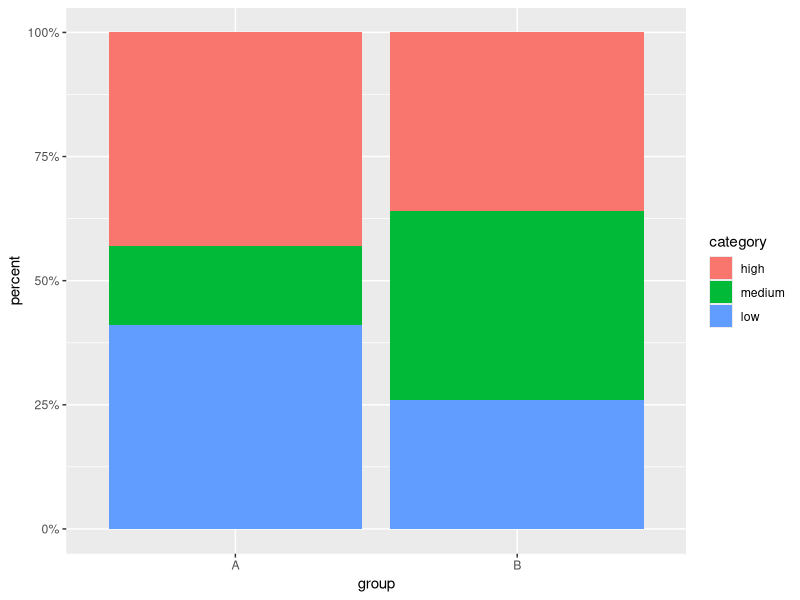
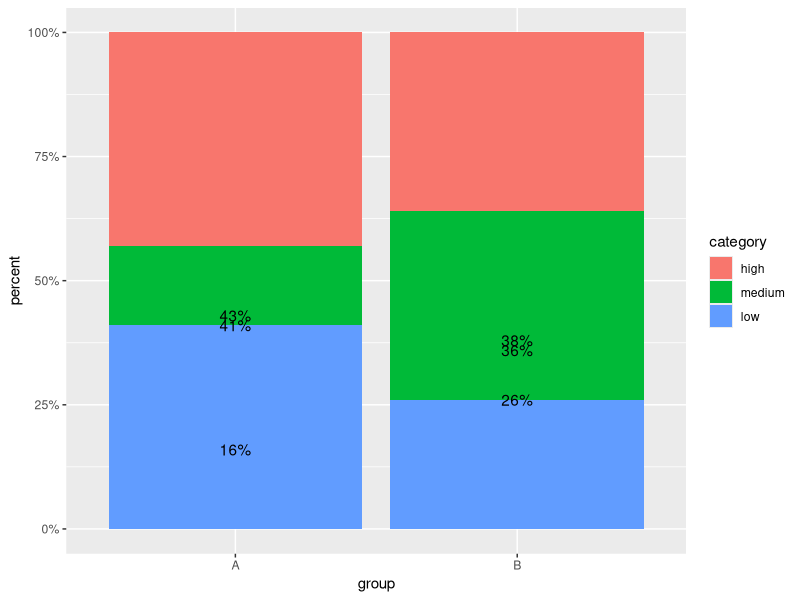
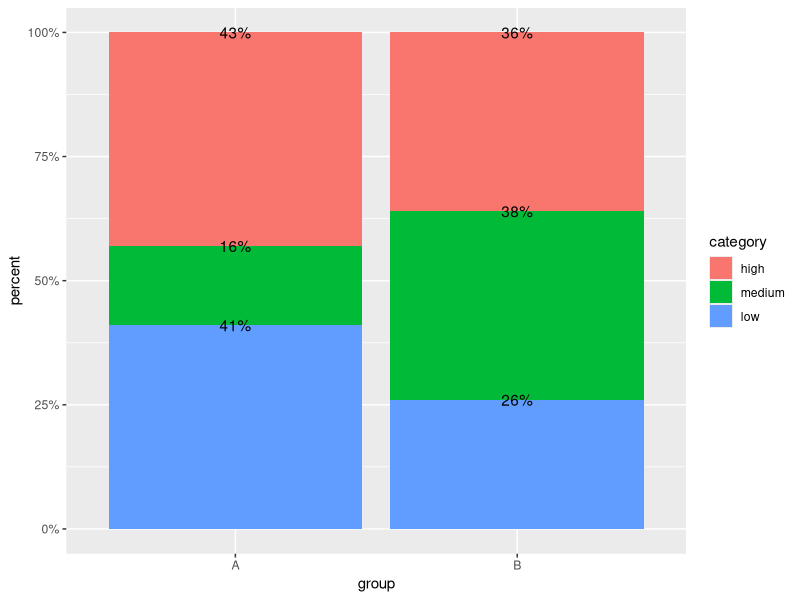
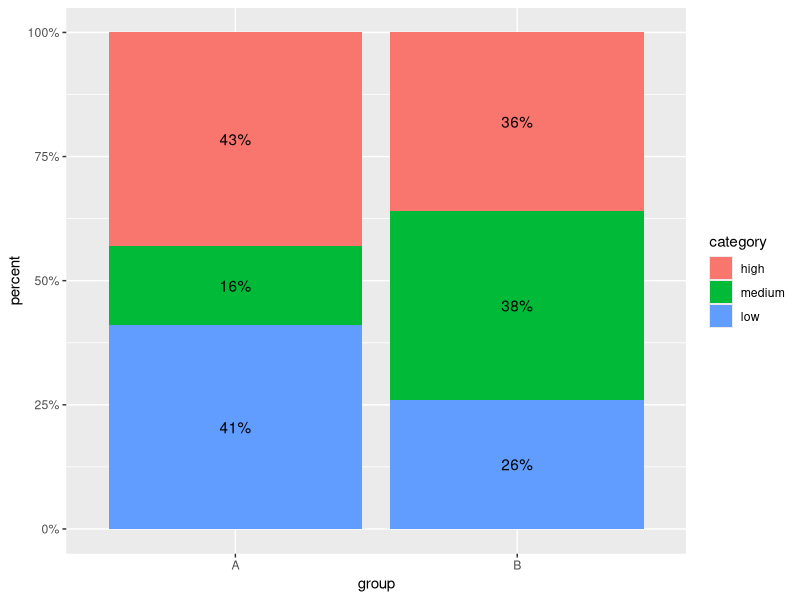
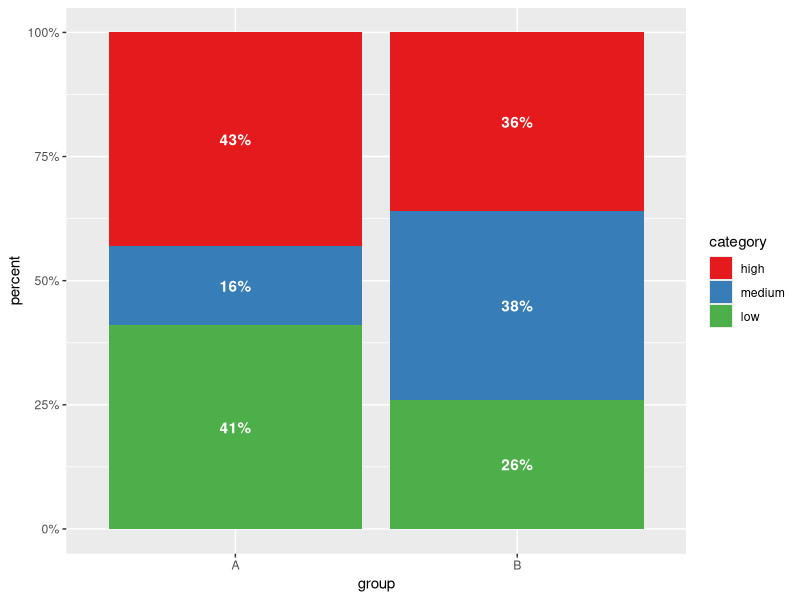

These charts were generated, in order, by the following R code:
## ---- chunk 1
library(tidyverse)
dummy_dat <- tibble(
  group = c(rep("A", 3), rep("B", 3)),
  category = factor(
    c(rep(c("low", "medium", "high"), 2)), 
    levels = rev(c("low", "medium", "high")),
  ),
  percent = c(0.41, 0.16, 1 - 0.41 - 0.16, 0.26, 1 - 0.26 - 0.36, 0.36)
)
dummy_dat
## ---- chunk 2
dummy_dat %>% 
  ggplot(aes(x = group, y = percent, fill = category)) +
  geom_col() +
  scale_y_continuous(labels = scales::percent_format())
## ---- chunk 3
dummy_dat %>% 
  mutate(percent_labels = scales::percent(percent)) %>% 
  ggplot(aes(x = group, y = percent, fill = category)) +
  geom_col() +
  geom_text(aes(label = percent_labels)) + 
  scale_y_continuous(labels = scales::percent_format())
## ---- chunk 4
dummy_dat %>% 
  mutate(percent_labels = scales::percent(percent)) %>% 
  ggplot(aes(x = group, y = percent, fill = category)) +
  geom_col() +
  geom_text(aes(label = percent_labels), position = "stack") + 
  scale_y_continuous(labels = scales::percent_format())
## ---- chunk 5
dummy_dat %>% 
  mutate(percent_labels = scales::percent(percent)) %>% 
  ggplot(aes(x = group, y = percent, fill = category)) +
  geom_col() +
  geom_text(
    aes(label = percent_labels), 
    position = position_stack(vjust = 0.5)
  ) + 
  scale_y_continuous(labels = scales::percent_format())
## ---- chunk 6
dummy_dat %>% 
  mutate(percent_labels = scales::percent(percent)) %>% 
  ggplot(aes(x = group, y = percent, fill = category)) +
  geom_col() +
  geom_text(
    aes(label = percent_labels), 
    position = position_stack(vjust = 0.5),
    col = "white",
    fontface = "bold"
  ) + 
  scale_y_continuous(labels = scales::percent_format()) +
  scale_fill_brewer(palette = "Set1")
